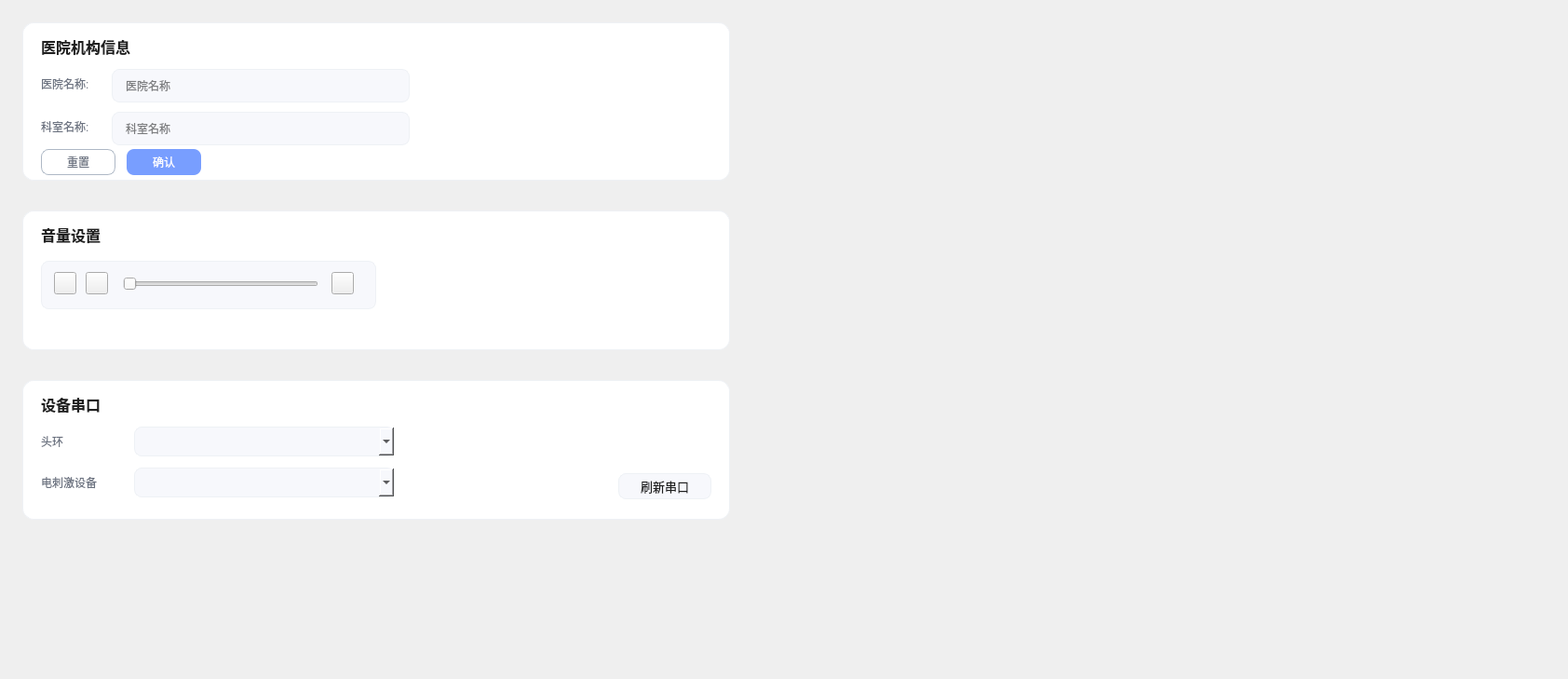
       <widget class="QWidget" name="tab_set_other">
        <attribute name="title">
         <string>其他设置</string>
        </attribute>
        <widget class="QFrame" name="frame_hospital_info">
         <property name="geometry">
          <rect>
           <x>24</x>
           <y>24</y>
           <width>760</width>
           <height>170</height>
          </rect>
         </property>
         <property name="styleSheet">
          <string notr="true">QFrame#frame_hospital_info {
background: #FFFFFF;
border: 1px solid #EEF1F5;
border-radius: 12px;
}</string>
         </property>
         <widget class="QLabel" name="label_hospital_info_title">
          <property name="geometry">
           <rect>
            <x>20</x>
            <y>16</y>
            <width>120</width>
            <height>20</height>
           </rect>
          </property>
          <property name="styleSheet">
           <string notr="true">color: #1F1F1F;
font-size: 16px;
font-weight: 600;</string>
          </property>
          <property name="text">
           <string>医院机构信息</string>
          </property>
         </widget>
         <widget class="QLabel" name="label_hospital_name">
          <property name="geometry">
           <rect>
            <x>20</x>
            <y>56</y>
            <width>61</width>
            <height>20</height>
           </rect>
          </property>
          <property name="styleSheet">
           <string notr="true">color: #6B7280;</string>
          </property>
          <property name="text">
           <string>医院名称:</string>
          </property>
         </widget>
         <widget class="QLineEdit" name="lineEdit_hospital_name">
          <property name="geometry">
           <rect>
            <x>96</x>
            <y>50</y>
            <width>320</width>
            <height>36</height>
           </rect>
          </property>
          <property name="styleSheet">
           <string notr="true">background: #F7F8FC;
border: 1px solid #EEF1F5;
border-radius: 8px;
padding-left: 12px;</string>
          </property>
          <property name="placeholderText">
           <string>医院名称</string>
          </property>
         </widget>
         <widget class="QLabel" name="label_department_name">
          <property name="geometry">
           <rect>
            <x>20</x>
            <y>102</y>
            <width>61</width>
            <height>20</height>
           </rect>
          </property>
          <property name="styleSheet">
           <string notr="true">color: #6B7280;</string>
          </property>
          <property name="text">
           <string>科室名称:</string>
          </property>
         </widget>
         <widget class="QLineEdit" name="lineEdit_department_name">
          <property name="geometry">
           <rect>
            <x>96</x>
            <y>96</y>
            <width>320</width>
            <height>36</height>
           </rect>
          </property>
          <property name="styleSheet">
           <string notr="true">background: #F7F8FC;
border: 1px solid #EEF1F5;
border-radius: 8px;
padding-left: 12px;</string>
          </property>
          <property name="placeholderText">
           <string>科室名称</string>
          </property>
         </widget>
         <widget class="QPushButton" name="pushButton_other_reset">
          <property name="geometry">
           <rect>
            <x>20</x>
            <y>136</y>
            <width>80</width>
            <height>28</height>
           </rect>
          </property>
          <property name="styleSheet">
           <string notr="true">QPushButton {
background: #FFFFFF;
border: 1px solid #AEB8C5;
border-radius: 8px;
color: #6B7280;
}</string>
          </property>
          <property name="text">
           <string>重置</string>
          </property>
         </widget>
         <widget class="QPushButton" name="pushButton_other_confirm">
          <property name="geometry">
           <rect>
            <x>112</x>
            <y>136</y>
            <width>80</width>
            <height>28</height>
           </rect>
          </property>
          <property name="styleSheet">
           <string notr="true">QPushButton {
background: #789EFF;
border: none;
border-radius: 8px;
color: #FFFFFF;
}</string>
          </property>
          <property name="text">
           <string>确认</string>
          </property>
         </widget>
        </widget>
        <widget class="QFrame" name="frame_volume">
         <property name="geometry">
          <rect>
           <x>24</x>
           <y>226</y>
           <width>760</width>
           <height>150</height>
          </rect>
         </property>
         <property name="styleSheet">
          <string notr="true">QFrame#frame_volume {
background: #FFFFFF;
border: 1px solid #EEF1F5;
border-radius: 12px;
}</string>
         </property>
         <widget class="QLabel" name="label_17">
          <property name="geometry">
           <rect>
            <x>20</x>
            <y>16</y>
            <width>80</width>
            <height>20</height>
           </rect>
          </property>
          <property name="styleSheet">
           <string notr="true">color: #1F1F1F;
font-size: 16px;
font-weight: 600;</string>
          </property>
          <property name="text">
           <string>音量设置</string>
          </property>
         </widget>
         <widget class="QFrame" name="frame_volume_inner">
          <property name="geometry">
           <rect>
            <x>20</x>
            <y>54</y>
            <width>360</width>
            <height>52</height>
           </rect>
          </property>
          <property name="styleSheet">
           <string notr="true">QFrame#frame_volume_inner {
background: #F7F8FC;
border: 1px solid #EEF1F5;
border-radius: 8px;
}</string>
          </property>
         </widget>
         <widget class="QPushButton" name="pushButton_vol_shutopen">
          <property name="geometry">
           <rect>
            <x>34</x>
            <y>66</y>
            <width>24</width>
            <height>24</height>
           </rect>
          </property>
          <property name="styleSheet">
           <string notr="true">border-image: url(:/set/pic/set_volumeshut.png);</string>
          </property>
          <property name="text">
           <string/>
          </property>
         </widget>
         <widget class="QPushButton" name="pushButton_vol_minus">
          <property name="geometry">
           <rect>
            <x>68</x>
            <y>66</y>
            <width>24</width>
            <height>24</height>
           </rect>
          </property>
          <property name="styleSheet">
           <string notr="true">border-image: url(:/set/pic/set_volumedown.png);</string>
          </property>
          <property name="text">
           <string/>
          </property>
         </widget>
         <widget class="QSlider" name="horizontalSlider_volume">
          <property name="geometry">
           <rect>
            <x>108</x>
            <y>68</y>
            <width>210</width>
            <height>22</height>
           </rect>
          </property>
          <property name="orientation">
           <enum>Qt::Horizontal</enum>
          </property>
         </widget>
         <widget class="QPushButton" name="pushButton_vol_add">
          <property name="geometry">
           <rect>
            <x>332</x>
            <y>66</y>
            <width>24</width>
            <height>24</height>
           </rect>
          </property>
          <property name="styleSheet">
           <string notr="true">border-image: url(:/set/pic/set_volumeup.png);</string>
          </property>
          <property name="text">
           <string/>
          </property>
         </widget>
        </widget>
        <widget class="QFrame" name="frame_hardware_ports">
         <property name="geometry">
          <rect>
           <x>24</x>
           <y>408</y>
           <width>760</width>
           <height>150</height>
          </rect>
         </property>
         <property name="styleSheet">
          <string notr="true">QFrame#frame_hardware_ports {
background: #FFFFFF;
border: 1px solid #EEF1F5;
border-radius: 12px;
}</string>
         </property>
         <widget class="QLabel" name="label_hardware_title">
          <property name="geometry">
           <rect>
            <x>20</x>
            <y>16</y>
            <width>120</width>
            <height>20</height>
           </rect>
          </property>
          <property name="styleSheet">
           <string notr="true">color: #1F1F1F;
font-size: 16px;
font-weight: 600;</string>
          </property>
          <property name="text">
           <string>设备串口</string>
          </property>
         </widget>
         <widget class="QLabel" name="label_40">
          <property name="geometry">
           <rect>
            <x>20</x>
            <y>56</y>
            <width>100</width>
            <height>20</height>
           </rect>
          </property>
          <property name="styleSheet">
           <string notr="true">color: #6B7280;</string>
          </property>
          <property name="text">
           <string>头环</string>
          </property>
         </widget>
         <widget class="QComboBox" name="comboBox_decoder_port">
          <property name="geometry">
           <rect>
            <x>120</x>
            <y>50</y>
            <width>280</width>
            <height>32</height>
           </rect>
          </property>
          <property name="styleSheet">
           <string notr="true">QComboBox {
background: #F7F8FC;
border: 1px solid #EEF1F5;
border-radius: 8px;
padding-left: 12px;
}</string>
          </property>
         </widget>
         <widget class="QLabel" name="label_41">
          <property name="geometry">
           <rect>
            <x>20</x>
            <y>100</y>
            <width>130</width>
            <height>20</height>
           </rect>
          </property>
          <property name="styleSheet">
           <string notr="true">color: #6B7280;</string>
          </property>
          <property name="text">
           <string>电刺激设备</string>
          </property>
         </widget>
         <widget class="QComboBox" name="comboBox_NES_port">
          <property name="geometry">
           <rect>
            <x>120</x>
            <y>94</y>
            <width>280</width>
            <height>32</height>
           </rect>
          </property>
          <property name="styleSheet">
           <string notr="true">QComboBox {
background: #F7F8FC;
border: 1px solid #EEF1F5;
border-radius: 8px;
padding-left: 12px;
}</string>
          </property>
         </widget>
         <widget class="QPushButton" name="pushButton_refresh_serial_ports">
          <property name="geometry">
           <rect>
            <x>640</x>
            <y>100</y>
            <width>100</width>
            <height>28</height>
           </rect>
          </property>
          <property name="styleSheet">
           <string notr="true">QPushButton {
background: #F7F8FC;
border: 1px solid #EEF1F5;
border-radius: 8px;
color: #1F1F1F;
font-size: 13px;
}
QPushButton:hover {
background: #EEF2FF;
border-color: #C7D2FE;
}</string>
          </property>
          <property name="text">
           <string>刷新串口</string>
          </property>
         </widget>
        </widget>
        <widget class="QLabel" name="label_set_watermark_3">
         <property name="geometry">
          <rect>
           <x>980</x>
           <y>120</y>
           <width>695</width>
           <height>600</height>
          </rect>
         </property>
         <property name="styleSheet">
          <string notr="true">border-image: url(:/set/pic/big_icon.png);</string>
         </property>
         <property name="text">
          <string/>
         </property>
        </widget>
       </widget>
